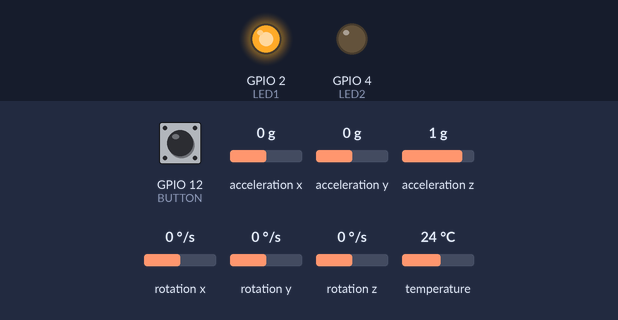
Simulated run of this program. Board: ESP32. Shown: output pins drawn as LEDs (lit = HIGH). Inputs (shaded band) come from the test bench; at power-on: GPIO 12 (BUTTON) HIGH, acceleration x 0 g, acceleration y 0 g, acceleration z 1 g, rotation x 0 °/s, rotation y 0 °/s, rotation z 0 °/s, temperature 24 °C. Storage starts empty; what the program prints to the serial monitor is not drawn.

Above: at 4.0 s.
4.1 s: GPIO 12 (BUTTON) pulled LOW for 0.15 s
At 5.3 s:
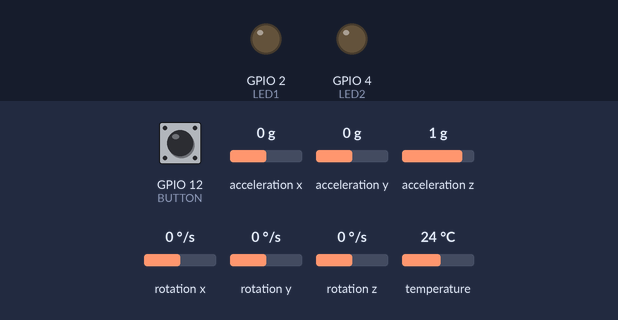
5.7 s: GPIO 12 (BUTTON) pulled LOW for 1 s
At 6.0 s:
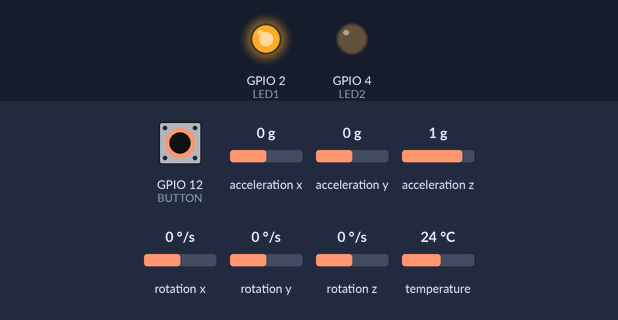
8.2 s: GPIO 12 (BUTTON) pulled LOW for 3.2 s
At 9.3 s:
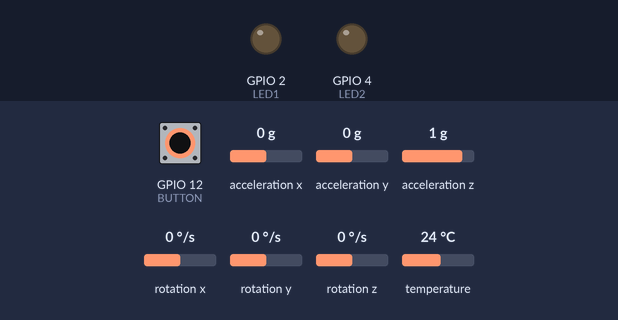
Timing chart, 0 to 11.2 s (numbered marks = the images above; inputs shaded):
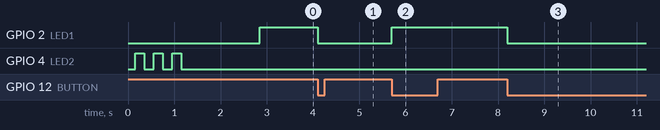

Measured:
- after the input at 4.1 s, GPIO 2 (LED1): HIGH → LOW at once
- after the input at 5.7 s, GPIO 2 (LED1): LOW → HIGH at once
- after the input at 8.2 s, GPIO 2 (LED1): HIGH → LOW at once

The program:

main.cpp
```cpp
/**
 * Made by Dhupee
 *
 * This is a firmware code for an ESP32 board with an MPU6050 sensor to collect
 *and store accelerometer and gyroscope data on an SD card using SPI SD card
 *module.
 *
 * This code is a backup to an original firmware due to problem either in the
 *server or my network If you somehow use this(WHY?) and have any question,
 *contact me: https://twitter.com/dhupee_haj
 *
 * This code is written and used in PlatformIO, but can be used for Arduino IDE
 *with few modification
 **/

#include "esp32-hal-gpio.h"
#include <Adafruit_MPU6050.h>
#include <Adafruit_Sensor.h>
#include <Arduino.h>
#include <SD.h>
#include <SPI.h>
#include <Wire.h>

// #define DRY_RUN // if this enabled it wont try to connect with SD Card module
#define DEBUG_RUN // if this enable it will print the results

// Assign IMU
Adafruit_MPU6050 mpu;

// Pin Assign
const int BUTTON = 12; // Button for toggle
const int LED1 = 2;    // LED for send toggle notification
const int LED2 = 4;    // LED for wether the ESP is ready

// Variables
int freq = 5; // how delay on each loop, smaller the faster, in miliseconds
volatile bool sendToggle = true; // toggle for send the data to SD card
unsigned long myTime;            // Variable for millis
int fileCounter = 1;

// Define the SPI pins for the microSD card module
#define SD_CS_PIN 5

void checkSwitch() {
  // Toggle LED if button pressed
  if (digitalRead(BUTTON) == LOW) {
    sendToggle = !sendToggle;       // Change state of toggle
    digitalWrite(LED1, sendToggle); // The LED state is changed too
  }
}

void blinkLoop() {
  digitalWrite(LED2, HIGH);
  delay(100);
  digitalWrite(LED2, LOW);
  delay(100);
}

void setup() {
  Serial.begin(115200);

  // set pin mode for I/Os
  pinMode(BUTTON, INPUT_PULLUP);
  pinMode(LED1, OUTPUT);
  pinMode(LED2, OUTPUT);

  // Try to initialize the MPU6050 sensor
  if (!mpu.begin()) {
    Serial.println("Failed to find MPU6050 chip");
    while (1) {
      blinkLoop();
    }
  }
  Serial.println("MPU6050 Found!");

  // MPU6050 range setup
  mpu.setAccelerometerRange(MPU6050_RANGE_8_G); // set accelerometer range to
                                                // +-8G (options: 2, 4, 8, 16)
  mpu.setGyroRange(MPU6050_RANGE_500_DEG);    // set gyro range to +- 500 deg/s
                                              // (options: 250, 500, 1000, 2000)
  mpu.setFilterBandwidth(MPU6050_BAND_21_HZ); // set filter bandwidth to 21 Hz
  delay(100);

#ifndef DRY_RUN
  // Initialize the microSD card
  SD.begin(SD_CS_PIN);
  if (!SD.begin(SD_CS_PIN)) {
    Serial.println("Failed to initialize SD card");
    while (1) {
      blinkLoop();
    }
  }

  // Check if data1.csv already exists
  String filename = "/data1.csv";
  while (SD.exists(filename)) {
    // Increment the file counter
    fileCounter++;
    filename = "/data" + String(fileCounter) + ".csv";
  }

  // Create a new file for data storage
  File dataFile;
  bool fileCreated = false;
  while (!fileCreated) {
    dataFile = SD.open(filename, FILE_WRITE);
    if (dataFile) {
      dataFile.println("Time, Accelerometer X, Accelerometer Y, Accelerometer "
                       "Z, Gyroscope X, Gyroscope Y, Gyroscope Z");
      dataFile.close();
      Serial.println(filename + " file created");
      fileCreated = true;
    } else {
      Serial.println("Error creating data file");
      // Increment the file counter and try with the new filename
      fileCounter++;
      filename = "/data" + String(fileCounter) + ".csv";
    }
  }
#endif

  // Blink LED2 iteratively 3 times
  for (int i = 0; i < 3; i++) {
    digitalWrite(LED2, HIGH);
    delay(200);
    digitalWrite(LED2, LOW);
    delay(200);
  }

  // Attach Interrupt to Interrupt Service Routine for Send Toggle
  attachInterrupt(digitalPinToInterrupt(BUTTON), checkSwitch, FALLING);
  delay(1500);
  digitalWrite(LED1, HIGH);
}

void loop() {
  /* Get new sensor events with the readings */
  sensors_event_t a, g, temp;
  mpu.getEvent(&a, &g, &temp);

  // Variables of the IMU and Millis
  float myTime = millis(); // time

  float AccX = a.acceleration.x; // acceleration
  float AccY = a.acceleration.y;
  float AccZ = a.acceleration.z;

  float GyroX = g.gyro.x; // rotation
  float GyroY = g.gyro.y;
  float GyroZ = g.gyro.z;

  float TempC = temp.temperature; // sensor temperature

#ifndef DRY_RUN
  if (sendToggle == true) {
    // Open the data file in append mode
    String filename = "/data" + String(fileCounter) + ".csv";
    File dataFile = SD.open(filename, FILE_APPEND);
    if (dataFile) {
      // Write the sensor data and timestamp to the file
      dataFile.print(myTime);
      dataFile.print(", ");
      dataFile.print(AccX);
      dataFile.print(", ");
      dataFile.print(AccY);
      dataFile.print(", ");
      dataFile.print(AccZ);
      dataFile.print(", ");
      dataFile.print(GyroX);
      dataFile.print(", ");
      dataFile.print(GyroY);
      dataFile.print(", ");
      dataFile.println(GyroZ);
      dataFile.close();
    } else {
      Serial.println("Error opening data file");
    }
  }
#endif

#ifdef DEBUG_RUN
  // if this disabled it won't send the serial print in serial monitor
  if (sendToggle == true) {
    Serial.println("Sending to data" + String(fileCounter) + ".csv");
  } else {
    Serial.println("Not sending");
  }

  Serial.print("Time: "); // Time
  Serial.println(myTime);

  Serial.print("Acceleration X: "); // Acceleration
  Serial.print(AccX);
  Serial.print(", Y: ");
  Serial.print(AccY);
  Serial.print(", Z: ");
  Serial.print(AccZ);
  Serial.println(" m/s^2");

  Serial.print("Rotation X: "); // Gyro
  Serial.print(GyroX);
  Serial.print(", Y: ");
  Serial.print(GyroY);
  Serial.print(", Z: ");
  Serial.print(GyroZ);
  Serial.println(" rad/s");

  Serial.print("Temperature: "); // Temp
  Serial.print(TempC);
  Serial.println(" degC");

  Serial.println("------------------------");
#endif

  // Wait for some time before the next reading
  delay(freq);
}
```
